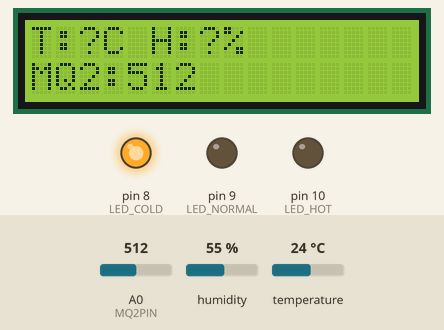
Simulated run of this sketch. Board: Arduino Uno, built with avr-gcc and run on an emulated ATmega328P. Parts: 16×2 character LCD, output pins drawn as LEDs (lit = HIGH). Wiring (inferred from the names in the program): DHT22 sensor: data pin 7; character LCD (HD44780): RS pin 12; E pin 11; data pin 5, pin 4, pin 3, pin 2. The test bench sets the inputs (shaded band); at power-on: A0 (MQ2PIN) = 512, humidity 55 %, temperature 24 °C. Pins used as bus, display or sensor lines are not drawn; what the sketch prints to the serial monitor is not drawn.

Above: at 1.2 s.
1.3 s: A0 (MQ2PIN) set to 716
At 3.4 s:
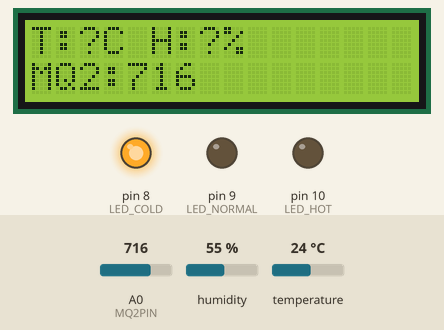
4.0 s: A0 (MQ2PIN) set to 900
At 5.4 s:
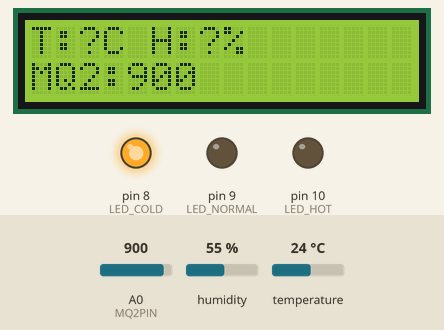
6.7 s: A0 (MQ2PIN) set to 1023
At 9.4 s:
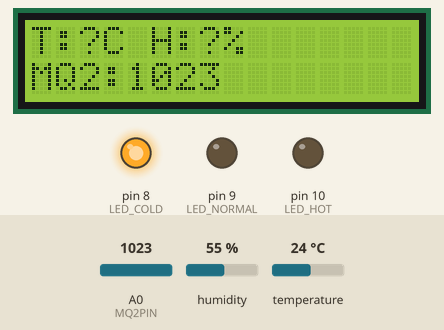
Timing chart, 0 to 10.9 s (numbered marks = the images above; inputs shaded):
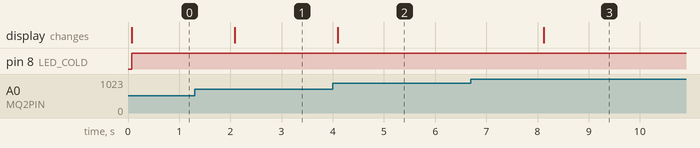

Measured:
- after the input at 1.3 s, the display: changes after 0.78 s (image 1)
- after the input at 4.0 s, the display: changes after 0.10 s (image 2)
- after the input at 6.7 s, the display: changes after 1.4 s (image 3)

The sketch:

uaqm.ino
```cpp
#define DHTPIN 7      // DHT22 data pin
#define DHTTYPE 22    // DHT22 type
#define MQ2PIN A0     // MQ2 analog output

// LCD Pins
#define LCD_RS 12
#define LCD_EN 11
#define LCD_D4 5
#define LCD_D5 4
#define LCD_D6 3
#define LCD_D7 2

// LED Pins
#define LED_COLD   8
#define LED_NORMAL 9
#define LED_HOT    10


// DHT22 timing constants (in microseconds)
#define DHT_START_SIGNAL_LOW  1000
#define DHT_START_SIGNAL_HIGH 20
#define DHT_RESPONSE_WAIT     40

uint8_t data[5];

void setup() {
  Serial.begin(9600);
  pinMode(DHTPIN, OUTPUT);
  digitalWrite(DHTPIN, HIGH);


  lcd_init();
  pinMode(LED_COLD, OUTPUT);
  pinMode(LED_NORMAL, OUTPUT);
  pinMode(LED_HOT, OUTPUT);


}

void loop() {
  // --- Read DHT22 ---
  float temperature = 45, humidity = 7.5;
  if (readDHT22(&temperature, &humidity)) {
    Serial.print("Temperature: ");
    Serial.print(temperature, 1);
    Serial.print(" °C, Humidity: ");
    Serial.print(humidity, 1);
    Serial.print(" %");
  } else {
    Serial.print("DHT22 Error");
  }

  // --- Read MQ2 ---
  int mq2Value = analogRead(MQ2PIN);
  Serial.print(", MQ2 Value: ");
  Serial.println(mq2Value);


    // --- LCD Display ---
  lcd_cmd(0x01); // Clear display
  lcd_set_cursor(0, 0);
  char line1[17];
  snprintf(line1, sizeof(line1), "T:%.1fC H:%.1f%%", temperature, humidity);
  lcd_print(line1);

  lcd_set_cursor(0, 1);
  char line2[17];
  snprintf(line2, sizeof(line2), "MQ2:%d", mq2Value);
  lcd_print(line2);

  // --- LED Logic ---
  if (temperature < 22) { // Cold
    digitalWrite(LED_COLD, HIGH);
    digitalWrite(LED_NORMAL, LOW);
    digitalWrite(LED_HOT, LOW);
  } else if (temperature > 30) { // Hot
    digitalWrite(LED_COLD, LOW);
    digitalWrite(LED_NORMAL, LOW);
    digitalWrite(LED_HOT, HIGH);
  } else { // Normal
    digitalWrite(LED_COLD, LOW);
    digitalWrite(LED_NORMAL, HIGH);
    digitalWrite(LED_HOT, LOW);
  }


  delay(2000);
}

// DHT22 Reading function (bit-banged, no library)
bool readDHT22(float* temperature, float* humidity) {
  uint8_t laststate = HIGH;
  uint8_t counter = 0;
  uint8_t j = 0, i;
  data[0] = data[1] = data[2] = data[3] = data[4] = 0;

  // Send start signal
  pinMode(DHTPIN, OUTPUT);
  digitalWrite(DHTPIN, LOW);
  delayMicroseconds(DHT_START_SIGNAL_LOW);
  digitalWrite(DHTPIN, HIGH);
  delayMicroseconds(DHT_START_SIGNAL_HIGH);
  pinMode(DHTPIN, INPUT);

  // Wait for sensor response
  for (i = 0; i < 85; i++) {
    counter = 0;
    while (digitalRead(DHTPIN) == laststate) {
      counter++;
      delayMicroseconds(1);
      if (counter == 255) break;
    }
    laststate = digitalRead(DHTPIN);
    if (counter == 255) break;

    // Ignore first 3 transitions
    if ((i >= 4) && (i % 2 == 0)) {
      data[j / 8] <<= 1;
      if (counter > DHT_RESPONSE_WAIT) data[j / 8] |= 1;
      j++;
    }
  }

  // Check we read 40 bits (5 bytes)
  if (j < 40) return false;

  // Verify checksum
  if (data[4] != ((data[0] + data[1] + data[2] + data[3]) & 0xFF)) return false;

  // Convert and store values
  *humidity = ((data[0] << 8) + data[1]) * 0.1;
  *temperature = (((data[2] & 0x7F) << 8) + data[3]) * 0.1;
  if (data[2] & 0x80) *temperature = -*temperature;

  return true;
}


void lcd_pulse_enable() {
  digitalWrite(LCD_EN, LOW);
  delayMicroseconds(1);
  digitalWrite(LCD_EN, HIGH);
  delayMicroseconds(1);
  digitalWrite(LCD_EN, LOW);
  delayMicroseconds(100);
}

void lcd_write4bits(uint8_t value) {
  digitalWrite(LCD_D4, (value >> 0) & 0x01);
  digitalWrite(LCD_D5, (value >> 1) & 0x01);
  digitalWrite(LCD_D6, (value >> 2) & 0x01);
  digitalWrite(LCD_D7, (value >> 3) & 0x01);
  lcd_pulse_enable();
}

void lcd_send(uint8_t value, uint8_t mode) {
  digitalWrite(LCD_RS, mode);
  lcd_write4bits(value >> 4);
  lcd_write4bits(value & 0x0F);
}

void lcd_cmd(uint8_t value) {
  lcd_send(value, LOW);
}

void lcd_data(uint8_t value) {
  lcd_send(value, HIGH);
}

void lcd_init() {
  pinMode(LCD_RS, OUTPUT);
  pinMode(LCD_EN, OUTPUT);
  pinMode(LCD_D4, OUTPUT);
  pinMode(LCD_D5, OUTPUT);
  pinMode(LCD_D6, OUTPUT);
  pinMode(LCD_D7, OUTPUT);

  delay(50);
  digitalWrite(LCD_RS, LOW);
  digitalWrite(LCD_EN, LOW);

  lcd_write4bits(0x03);
  delay(5);
  lcd_write4bits(0x03);
  delayMicroseconds(150);
  lcd_write4bits(0x03);
  lcd_write4bits(0x02);

  lcd_cmd(0x28); // 4-bit, 2 line, 5x8 font
  lcd_cmd(0x0C); // Display on, cursor off
  lcd_cmd(0x06); // Entry mode
  lcd_cmd(0x01); // Clear display
  delay(2);
}

void lcd_set_cursor(uint8_t col, uint8_t row) {
  uint8_t row_offsets[] = {0x00, 0x40};
  lcd_cmd(0x80 | (col + row_offsets[row]));
}

void lcd_print(const char *str) {
  while (*str) {
    lcd_data(*str++);
  }
}
```
